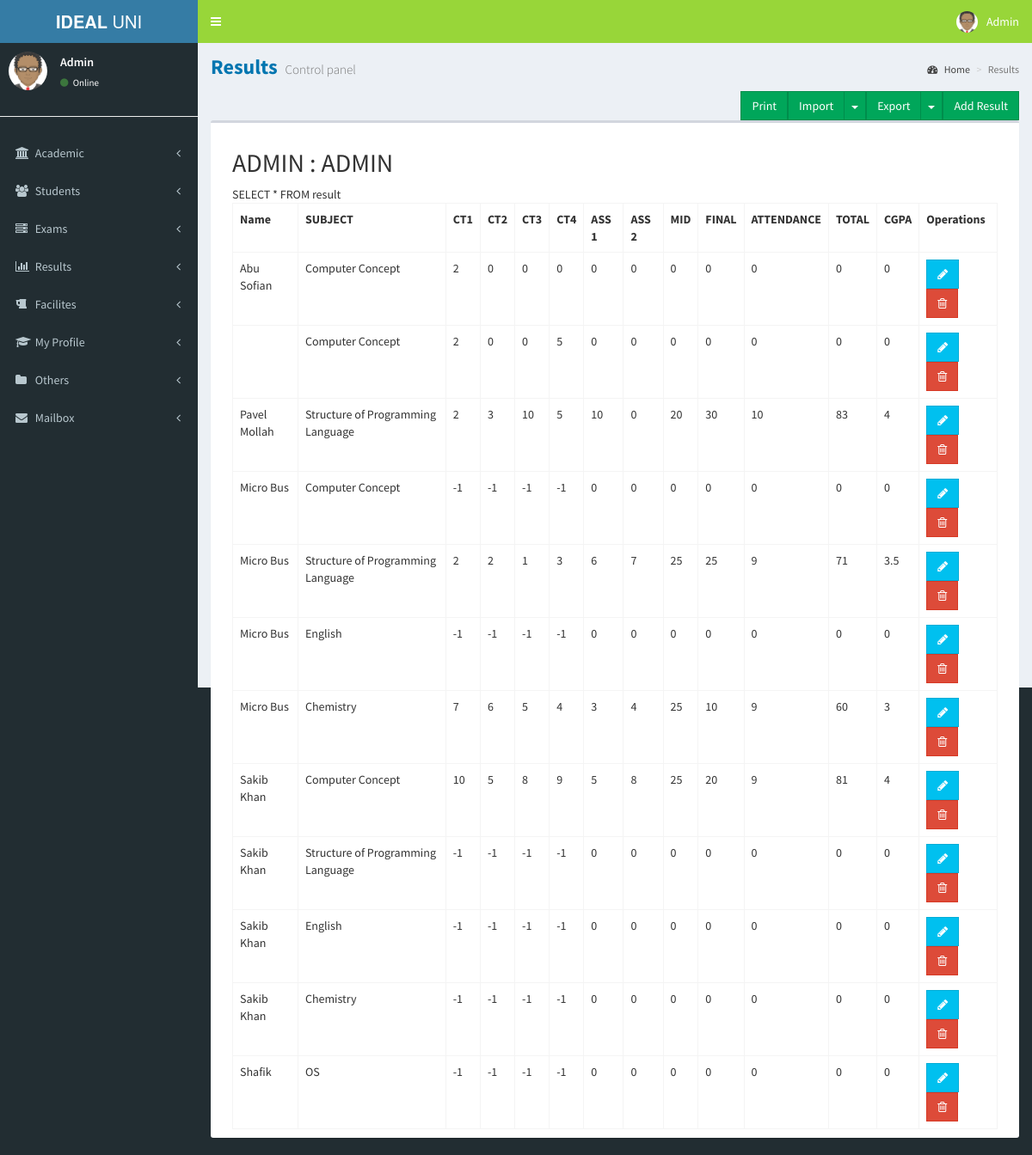
The app's page /showResult.php (signed in) with its own data.
### tables this page shows
CREATE TABLE `result` (
  `id` int(11) NOT NULL,
  `sid` int(11) NOT NULL,
  `sub` varchar(200) NOT NULL,
  `ct1` float NOT NULL,
  `ct2` float NOT NULL,
  `ct3` float NOT NULL,
  `ct4` float NOT NULL,
  `mid` float NOT NULL,
  `final` float NOT NULL,
  `ass1` float NOT NULL,
  `ass2` float NOT NULL,
  `attendance` float NOT NULL,
  `total` float NOT NULL,
  `cgpa` float NOT NULL,
  `datetime` datetime NOT NULL
);

CREATE TABLE `student` (
  `id` int(11) NOT NULL,
  `studentid` varchar(30) NOT NULL,
  `name` varchar(50) NOT NULL,
  `email` varchar(50) NOT NULL,
  `password` varchar(200) NOT NULL,
  `phone` varchar(20) NOT NULL,
  `gender` varchar(50) NOT NULL,
  `father` varchar(50) NOT NULL,
  `mother` varchar(50) NOT NULL,
  `parentphone` varchar(50) NOT NULL,
  `address` text NOT NULL,
  `class` varchar(50) NOT NULL,
  `department` varchar(200) NOT NULL,
  `trimester` varchar(200) NOT NULL,
  `transport` varchar(200) NOT NULL,
  `joindate` date NOT NULL,
  `datetime` datetime NOT NULL
);

### config.php (called while the page is built, shortened)
<?php
if (isset($_SESSION['LOGIN_NAME'])) {
    $LOGIN_NAME = $_SESSION['LOGIN_NAME'];
    $LOGIN_TYPE = $_SESSION['LOGIN_TYPE'];
} else {
    header("Location:login.php");
}
?>

### function.php (called while the page is built, shortened)
<?php
function get_studentName($id) {
    global $conn;
    $sql = "SELECT name FROM student where id=$id";
    $result = $conn->query($sql);
    if ($result->num_rows > 0) {
        $row = $result->fetch_assoc();
        return $row['name'];
    }
}
            ?>

### showResult.php (the view, shortened to what this page needs)
<?php
include("header.php");
include("leftsidebar.php");
?>
<div class="content-wrapper">
    <section class="content-header">
        <h1>
            Results
            <small>Control panel</small>
        </h1>
        <ol class="breadcrumb">
            <li><a href="#"><i class="fa fa-dashboard"></i> Home</a></li>
            <li class="active">Results</li>
        </ol>
    </section>
    <section class="content">
        <?php if (isset($_GET['Message'])) {
            ?>
            <div class="col-md-12 pull-right">
                <div class="alert alert-success">
                    <strong>Success ! </strong><?php if (isset($Message)) echo $Message; ?> </div>
            </div>
        <?php }if ($LOGIN_TYPE == "admin" || $LOGIN_TYPE == "teacher") { ?>
            <a href="showResult.php?addmark=yes"  class="floatRTL btn btn-success btn-flat pull-right marginBottom15 no-print ng-binding">Add Result</a>
            <div class="btn-group pull-right no-print">
                <button type="button" class="btn btn-success btn-flat ng-binding">Export</button>
                <button type="button" class="btn btn-success btn-flat dropdown-toggle" data-toggle="dropdown">
                    <span class="caret"></span>
                </button>
            </div>
            <div class="btn-group pull-right no-print">
                <button type="button" class="btn btn-success btn-flat ng-binding">Import</button>
                <button type="button" class="btn btn-success btn-flat dropdown-toggle" data-toggle="dropdown">
                    <span class="caret"></span>
                </button>
            </div>
            <a href="javascript:window.print()" class="floatRTL btn btn-success btn-flat pull-right marginBottom15 no-print ng-binding">Print</a>
            <div class="box col-xs-12">
                <div class="box-body table-responsive">
                    <h2 class="text-uppercase"><?= $LOGIN_TYPE; ?> : <?= $LOGIN_NAME; ?></h2>
                    <table class="table table-hover table-bordered">
                        <tbody><tr>
                                <th >Name</th>
                                <th >SUBJECT</th>
                                <th>CT1</th>
                                <th>CT2</th>
                                <th>CT3</th>
                                <th>CT4</th>
                                <th>ASS 1</th>
                                <th>ASS 2</th>
                                <th>MID</th>
                                <th>FINAL</th>
                                <th>ATTENDANCE</th>
                                <th>TOTAL</th>
                                <th>CGPA</th>
                                <th class="no-print ng-binding">Operations</th>
                            </tr>
                            <?php
                            if ($LOGIN_TYPE == "admin" || $LOGIN_TYPE == "teacher") {
                                if ($LOGIN_TYPE == "admin") {
                                    $sql = "SELECT * FROM result";
                                } elseif($LOGIN_TYPE == "teacher") {
                                    $sql = "SELECT * FROM result where sub='$LOGIN_SUBJECT'";
                                }
                            }
                            $result = $conn->query($sql);
                            if ($result->num_rows > 0) {
                                while ($row = $result->fetch_assoc()) {
                                    ?>
                                    <tr>
                                        <td><?php echo get_studentName($row['sid']); ?></td>
                                        <td><?= $row["sub"]; ?></td>
                                        <td><?= $row["ct1"]; ?></td>
                                        <td><?= $row["ct2"]; ?></td>
                                        <td><?= $row["ct3"]; ?></td>
                                        <td><?= $row["ct4"]; ?></td>
                                        <td><?= $row["ass1"]; ?></td>
                                        <td><?= $row["ass2"]; ?></td>
                                        <td><?= $row["mid"]; ?></td>
                                        <td><?= $row["final"]; ?></td>
                                        <td><?= $row["attendance"]; ?></td>
                                        <td><?= $row["total"]; ?></td>
                                        <td><?= $row["cgpa"]; ?></td>
                                        <td class="no-print">
                                            <a  href="showResult.php?id=<?= $row["id"]; ?>&editmark=yes&sub=<?= $row['sub']; ?>&stu=<?= $row['sid']; ?>"
                                                class="btn btn-info btn-flat" title="" tooltip="" data-original-title="Edit"><i class="fa fa-pencil"></i></a>
                                            <a    href="showResult.php?id=<?= $row["id"]; ?>&deletemark=yes"" class="btn btn-danger btn-flat" title="" tooltip="" data-original-title="Remove"><i class="fa fa-trash-o"></i></a>
                                        </td>
                                    </tr>
                                    <?php
                                }
                            } else {
                                echo ' <tr   class="ng-hide"><td class="noTableData ng-binding" colspan="5">No Subject</td></tr>';
                            }
                            ?>
                        </tbody></table>
                </div>
            <?php } if ($LOGIN_TYPE == "student") { ?>
                <div class="box col-xs-12">
                    <div class="box-body table-responsive">
                        <h2><?= $LOGIN_NAME; ?></h2>
                        <table class="table table-hover table-bordered">
                            <tbody><tr>
                                    <th >SI. No</th>
                                    <th >SUBJECT</th>
                                    <th>CT1</th>
                                    <th>CT2</th>
                                    <th>CT3</th>
                                    <th>CT4</th>
                                    <th>ASS 1</th>
                                    <th>ASS 2</th>
                                    <th>MID</th>
                                    <th>FINAL</th>
                                    <th>ATTENDANCE</th>
                                    <th>TOTAL</th>
                                    <th>CGPA</th>
                                    <th class="no-print ng-binding">Operations</th>
                                </tr>
                                <?php
                                $sql = "SELECT * FROM result where sid=$LOGIN_ID";
                                $result = $conn->query($sql);
                                if ($result->num_rows > 0) {
                                    $count = 0;
                                    while ($row = $result->fetch_assoc()) {
                                        $count++;
                                        ?>
                                        <tr>
                                            <td><?php echo $count; ?></td>
                                            <td><?= $row["sub"]; ?></td>
                                            <td><?= $row["ct1"]; ?></td>
                                            <td><?= $row["ct2"]; ?></td>
                                            <td><?= $row["ct3"]; ?></td>
                                            <td><?= $row["ct4"]; ?></td>
                                            <td><?= $row["ass1"]; ?></td>
                                            <td><?= $row["ass2"]; ?></td>
                                            <td><?= $row["mid"]; ?></td>
                                            <td><?= $row["final"]; ?></td>
                                            <td><?= $row["attendance"]; ?></td>
                                            <td><?= $row["total"]; ?></td>
                                            <td><?= $row["cgpa"]; ?></td>
                                            <td class="no-print">
                                                <a  href="showResult.php?id=<?= $row["id"]; ?>&editclass=yes" class="btn btn-info btn-flat" title="" tooltip="" data-original-title="Edit"><i class="fa fa-pencil"></i></a>
                                                <a    href="showResult.php?id=<?= $row["id"]; ?>&deleteclass=yes"" class="btn btn-danger btn-flat" title="" tooltip="" data-original-title="Remove"><i class="fa fa-trash-o"></i></a>
                                            </td>
                                        </tr>
                                        <?php
                                    }
                                } else {
                                    echo ' <tr   class="ng-hide"><td class="noTableData ng-binding" colspan="5">No Subject</td></tr>';
                                }
                                ?>
                            </tbody></table>
                        <dir-pagination-controls class="pull-right ng-isolate-scope" on-page-change="pageChanged(newPageNumber)" template-url="templates/dirPagination.html"></dir-pagination-controls>
                    </div>
                <?php } ?>
            </div>
    </section>
</div>
<?php
include("footer.php");
?>

### records on screen
result: sid.name "Abu Sofian", sub "Computer Concept", ct1 "2", ct2 "0", ct3 "0", ct4 "0", ass1 "0", ass2 "0", mid "0", final "0", attendance "0", total "0", cgpa "0"
result: sub "Computer Concept", ct1 "2", ct2 "0", ct3 "0", ct4 "5", ass1 "0", ass2 "0", mid "0", final "0", attendance "0", total "0", cgpa "0"
result: sid.name "Pavel Mollah", sub "Structure of Programming Language", ct1 "2", ct2 "3", ct3 "10", ct4 "5", ass1 "10", ass2 "0", mid "20", final "30", attendance "10", total "83", cgpa "4"
result: sid.name "Micro Bus", sub "Computer Concept", ct1 "-1", ct2 "-1", ct3 "-1", ct4 "-1", ass1 "0", ass2 "0", mid "0", final "0", attendance "0", total "0", cgpa "0"
result: sid.name "Micro Bus", sub "Structure of Programming Language", ct1 "2", ct2 "2", ct3 "1", ct4 "3", ass1 "6", ass2 "7", mid "25", final "25", attendance "9", total "71", cgpa "3.5"
result: sid.name "Micro Bus", sub "English", ct1 "-1", ct2 "-1", ct3 "-1", ct4 "-1", ass1 "0", ass2 "0", mid "0", final "0", attendance "0", total "0", cgpa "0"
result: sid.name "Micro Bus", sub "Chemistry", ct1 "7", ct2 "6", ct3 "5", ct4 "4", ass1 "3", ass2 "4", mid "25", final "10", attendance "9", total "60", cgpa "3"
result: sid.name "Sakib Khan", sub "Computer Concept", ct1 "10", ct2 "5", ct3 "8", ct4 "9", ass1 "5", ass2 "8", mid "25", final "20", attendance "9", total "81", cgpa "4"
result: sid.name "Sakib Khan", sub "Structure of Programming Language", ct1 "-1", ct2 "-1", ct3 "-1", ct4 "-1", ass1 "0", ass2 "0", mid "0", final "0", attendance "0", total "0", cgpa "0"
result: sid.name "Sakib Khan", sub "English", ct1 "-1", ct2 "-1", ct3 "-1", ct4 "-1", ass1 "0", ass2 "0", mid "0", final "0", attendance "0", total "0", cgpa "0"
result: sid.name "Sakib Khan", sub "Chemistry", ct1 "-1", ct2 "-1", ct3 "-1", ct4 "-1", ass1 "0", ass2 "0", mid "0", final "0", attendance "0", total "0", cgpa "0"
result: sid.name "Shafik", sub "OS", ct1 "-1", ct2 "-1", ct3 "-1", ct4 "-1", ass1 "0", ass2 "0", mid "0", final "0", attendance "0", total "0", cgpa "0"

### other values on screen
$LOGIN_NAME "Admin"
$LOGIN_TYPE "ADMIN"
$LOGIN_NAME "ADMIN"
